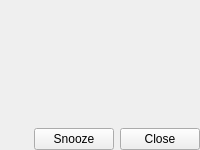
<?xml version="1.0" encoding="UTF-8"?>
<ui version="4.0">
 <class>Alarmz::ToastWidget</class>
 <widget class="QWidget" name="Alarmz::ToastWidget">
  <property name="geometry">
   <rect>
    <x>0</x>
    <y>0</y>
    <width>200</width>
    <height>150</height>
   </rect>
  </property>
  <property name="windowTitle">
   <string notr="true">Alarmz</string>
  </property>
  <widget class="QWidget" name="widget" native="true">
   <property name="geometry">
    <rect>
     <x>0</x>
     <y>0</y>
     <width>200</width>
     <height>150</height>
    </rect>
   </property>
   <property name="sizePolicy">
    <sizepolicy hsizetype="Fixed" vsizetype="Fixed">
     <horstretch>0</horstretch>
     <verstretch>0</verstretch>
    </sizepolicy>
   </property>
   <layout class="QGridLayout" name="gridLayout">
    <item row="0" column="0" colspan="3">
     <widget class="QLabel" name="messageLabel">
      <property name="text">
       <string notr="true"/>
      </property>
      <property name="alignment">
       <set>Qt::AlignLeading|Qt::AlignLeft|Qt::AlignTop</set>
      </property>
      <property name="wordWrap">
       <bool>true</bool>
      </property>
      <property name="textInteractionFlags">
       <set>Qt::LinksAccessibleByKeyboard|Qt::LinksAccessibleByMouse</set>
      </property>
     </widget>
    </item>
    <item row="1" column="0">
     <spacer name="horizontalSpacer">
      <property name="orientation">
       <enum>Qt::Horizontal</enum>
      </property>
      <property name="sizeHint" stdset="0">
       <size>
        <width>17</width>
        <height>17</height>
       </size>
      </property>
     </spacer>
    </item>
    <item row="1" column="1">
     <widget class="QPushButton" name="snoozeButton">
      <property name="text">
       <string>Snooze</string>
      </property>
     </widget>
    </item>
    <item row="1" column="2">
     <widget class="QPushButton" name="closeButton">
      <property name="text">
       <string>Close</string>
      </property>
     </widget>
    </item>
   </layout>
  </widget>
 </widget>
 <resources/>
 <connections>
  <connection>
   <sender>closeButton</sender>
   <signal>clicked()</signal>
   <receiver>Alarmz::ToastWidget</receiver>
   <slot>close()</slot>
   <hints>
    <hint type="sourcelabel">
     <x>142</x>
     <y>136</y>
    </hint>
    <hint type="destinationlabel">
     <x>155</x>
     <y>88</y>
    </hint>
   </hints>
  </connection>
 </connections>
</ui>
